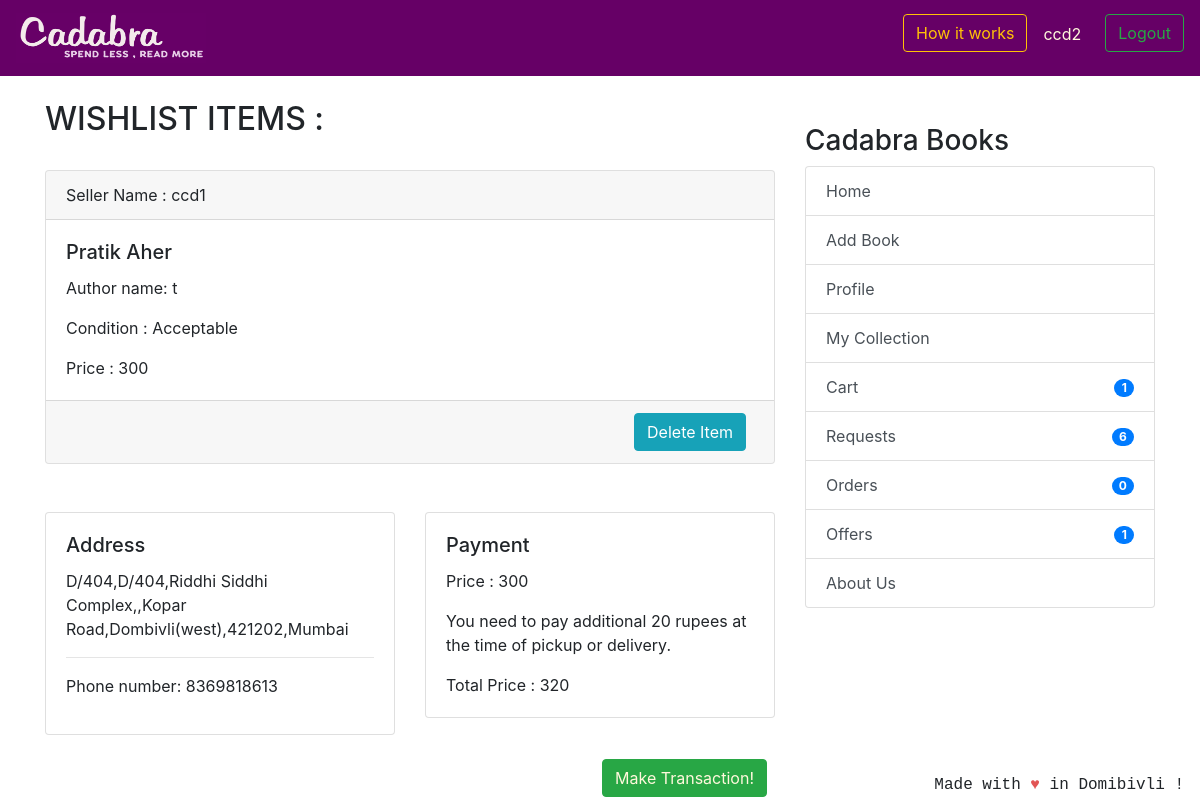
The app's page /cartitems/cart/ (signed in), older data.
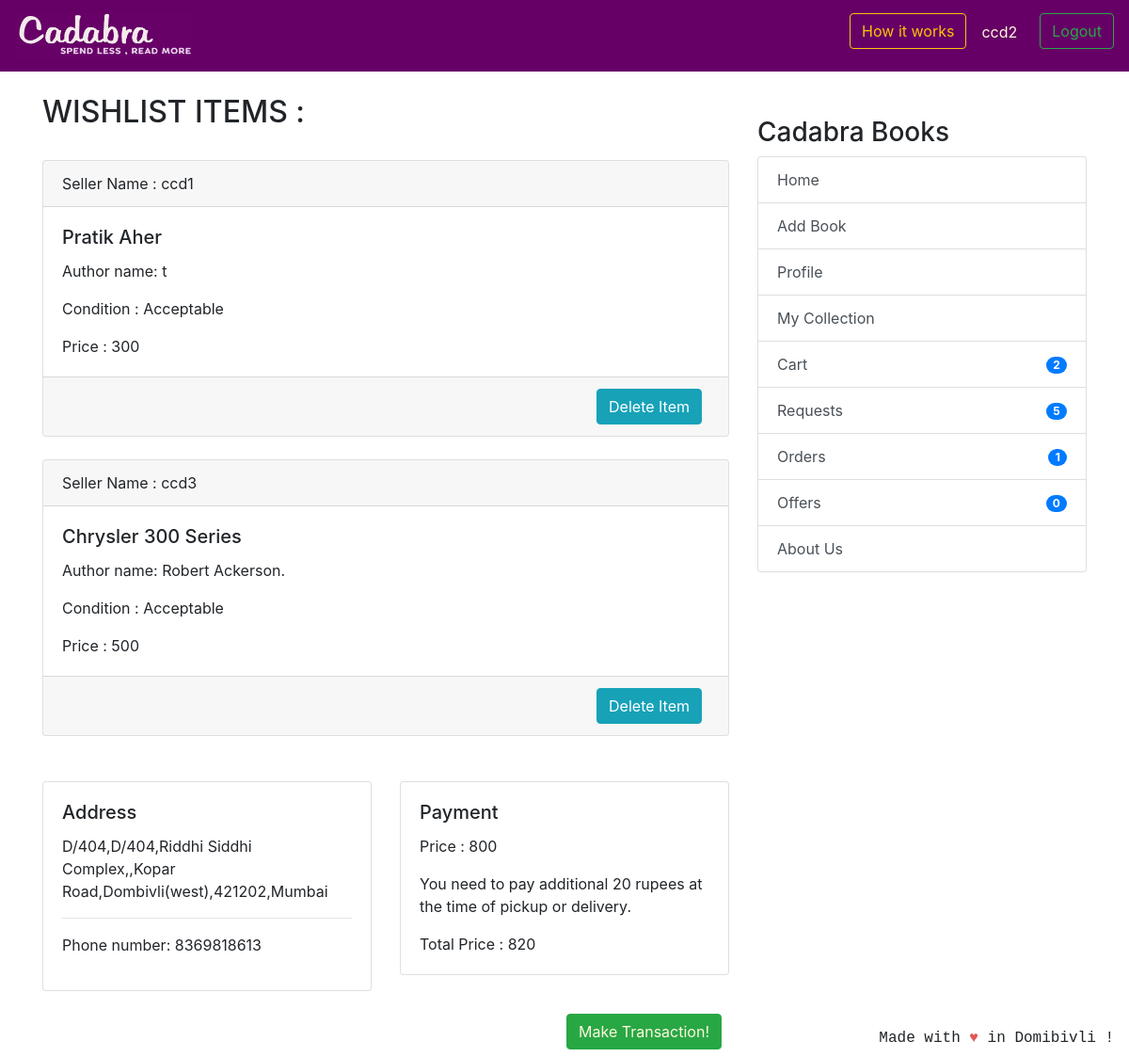
The same page, newer data.
### coreapp/models.py (models this page shows, shortened)
class Book(models.Model):
    user = models.ForeignKey(User, on_delete=models.CASCADE, null=True)
    book_name = models.CharField(
        max_length=100, help_text="We only deal with original books with ISBN codes, pirated books will not be accepted.")
    author_name = models.CharField(max_length=100, blank=True, null=True)
    description = models.CharField(max_length=2000, blank=True, null=True)
    price = models.IntegerField(
        null=True, blank=True, help_text="We would be deducting 20 rupees from item price for delivery purposes.")
    sell_or_exchange = models.CharField(
        max_length=100, choices=BUY_OR_EXCHANGE, default='Exchange', help_text="By adding items to exchange you can make requests to other users for exchange.")
    condition = models.CharField(
        max_length=100, choices=CONITION_CHOICES, default='Acceptable')
    created_at = models.DateTimeField(auto_now_add=True)
    image_url = models.CharField(max_length=500,blank=True,null=True)
    class Meta:
        verbose_name = 'Book'
        verbose_name_plural = 'Books'

### cart/views.py (the view, shortened to what this page needs)
# urls.py: path('cart/', views.cart_list_entries_view, name='cart_items'),
@login_required
def cart_list_entries_view(request):
    orders = Order.objects.get(owner=request.user.profile)
    address_form = ShippingAddressForm(
        request.POST, instance=request.user.profile.address)
    user_address = get_object_or_404(
        ShippingAddress, profile=request.user.profile)
    orderitems = Order.objects.get(owner=request.user.profile)
    orders = orderitems.get_cart_items()
    total_price = Order.objects.filter(
        owner=request.user.profile).aggregate(Sum('items__price'))
    total_price = (list(total_price.values())[0])
    if request.method == 'POST' and 'updateadd' in request.POST:
        if address_form.is_valid():
            address_form.save()
            messages.success(request, ('Address successfully updated!'))
            return redirect('cart:cart_items')
    context = {'orders': orders, 'address': user_address,
               'address_form': address_form, 'total_price': total_price}
    return render(request, 'cart_list_entries.html', context)

### coreapp/models.py (called while the page is built)
    def __str__(self):
        return "{},{},{},{},{}".format(self.flatnumber, self.address1, self.address2, self.zip_code, self.city)

    def get_cart_items(self):
        return self.items.all()

### nofapapp/context_processors.py (called while the page is built)
def add_variable_to_context(request):
    if request.user.id:
        orderitems = Order.objects.get(owner=request.user.profile)
        return {
            'requestscount': Requests.objects.filter(requester=request.user).count(),
            'offercount' : Requests.objects.filter(offerrer=request.user).count(),
            'orderscount': Transaction.objects.filter(Q(offerrer=request.user) | Q(requester=request.user)).count()+FinalBuyOrder.objects.filter(user=request.user).count(),
            'cartitemscount': orderitems.items.count(),
            'addresscheck': get_object_or_404(ShippingAddress, profile=get_object_or_404(Profile, user=request.user)).address1,
            }
    else:
        return {}

### templates/cart_list_entries.html (shortened to what this page needs)
{% extends 'base.html' %}
{% load crispy_forms_tags %}
{% block content %}
{% if orders %}
<h2>WISHLIST ITEMS :</h2>
<br/>
{% for book in orders %}
<div class="card text-left">
    <div class="card-header">
                <p class="card-text">Seller Name : {{ book.user }}</p>
    </div>
    <div class="card-body">
        <div class="d-flex justify-content-between">
            <div>
                <h5 class="card-title">{{ book.book_name }}</h5>
                {% if book.author_name %}
                <p class="card-text">Author name: {{ book.author_name }}</p>
                {% endif %}
                <p class="card-text">Condition : {{ book.condition }} </p>
                {% if book.price %}
                <p class="card-text">Price : {{ book.price }} </p>
                {% endif %}
            </div>
        </div>
    </div>
    <div class="card-footer text-mutxed">
        <a href="{% url 'cart:delete_item' book.id %}" class="mr-2 btn btn-info float-right">Delete Item</a>
    </div>
</div>
{% endfor %}
<br />
<div class="row">
    <div class="col-sm-6">
        <div class="card">
            <div class="card-body">
                <h5 class="card-title">Address</h5>
                {% if address.address1 != "" %}
                {{ address }}
                <hr />
                <p>Phone number: {{ address.phone_number }}</p>
                {% endif %}
            </div>
        </div>
    </div>
    <div class="col-sm-6">
        <div class="card">
            <div class="card-body">
                <h5 class="card-title">Payment</h5>
                 <p>Price : {{ total_price }}</p>
                <p class="card-text">You need to pay additional 20 rupees at the time of pickup or delivery.</p>
                <p class="card-text"> Total Price : {{ total_price | add:20 }} </p>
            </div>
        </div>
    </div>
</div>
<br/>
{% if address.address1 == "" %}
<button class="mr-2 mb-2 btn btn-success float-right disabled" style="color: cornsilk" data-toggle="modal" data-target="#confirmselection">Make
    Transaction!</button>
{% else %}
<button class="mr-2 mb-2 btn btn-success float-right" style="color: cornsilk" data-toggle="modal" data-target="#confirmselection">Make
    Transaction!</button>
{% endif %}
{% endif %}
{% endblock %}

### templates/base.html (shortened to what this page needs)
{% load static %}
<!doctype html>
<html lang="en">
  <head>
    <link rel="stylesheet" href="https://stackpath.bootstrapcdn.com/bootstrap/4.2.1/css/bootstrap.min.css"
>
  </head>
  <body>
    <header class="site-header">
<nav class="navbar navbar-expand-lg navbar-dark" style="background-color: #660066;">
  <a class="navbar-brand" href="{% url 'coreapp:list_entries' %}">
      <img src="{% static 'img/cadabra.png' %}" alt="Logo" style="width:190px;height:50px" >
    </a>
  <div class="collapse navbar-collapse" id="navbarSupportedContent">
    <ul class="navbar-nav ml-auto">
      {% if user.is_authenticated %}
      <li>
        <button class="btn btn-outline-warning mr-3" data-toggle="modal" data-target="#illustration">How it works</a>
      </li>
      <li>
        <p class="mr-3 mt-2" style="color:cornsilk;">{{ user.username }}</p>
      </li>
      <li><a class="btn btn-outline-success ml-2 my-2 my-sm-0" href="{% url 'logout'%}">Logout</a></li>
        {% else %}
      <li><a href="{% url 'login' %}" class="btn btn-outline-success">Login</a></li>
      <li><a href="{% url 'coreapp:signup' %}" class="btn btn-primary ml-2">Sign up</a></li>
      {% endif %}
    </ul>
  </div>
</nav>
  </header>
  <br/>
    <div class="container">
      <div class="row justify-content-center">
        <div class="col-8">
          {% block content %}
          {% endblock %}
        </div>
        {% if user.is_authenticated %}
                <div class="col-md-4">
                  <div class="content-section">
                    <br/>
                    <h3>Cadabra Books</h3>
                      <ul class="list-group">
                        <a class="list-group-item list-group-item-action" href="{% url 'coreapp:list_entries' %}" > Home </a>
                        <a class="list-group-item list-group-item-action" href="{% url 'coreapp:new_entry' %}" > Add Book</a>
                        <a class="list-group-item list-group-item-action" href="{% url 'coreapp:profile' %}" >Profile</a>
                        <a class="list-group-item list-group-item-action" href="{% url 'coreapp:userbooks' %}" >My Collection</a>
                        <a class="list-group-item list-group-item-action" href="{% url 'cart:cart_items' %}" >Cart<span class="badge badge-primary badge-pill float-right mt-1">{{ cartitemscount }}</span> </a>
                        <a class="list-group-item list-group-item-action" href="{% url 'transaction:requests_view' %}" >Requests<span class="badge badge-primary badge-pill float-right mt-1">{{ requestscount }}</span></a>
                        <a class="list-group-item list-group-item-action" href="{% url 'transaction:orders_view' %}" >Orders <span class="badge badge-primary badge-pill float-right mt-1">{{ orderscount }}</span></a>
                        <a class="list-group-item list-group-item-action" href="{% url 'transaction:offers_view' %}" >Offers <span class="badge badge-primary badge-pill float-right mt-1">{{ offercount }}</span></a>
                        <a class="list-group-item list-group-item-action" href="{% url 'coreapp:aboutus' %}">About Us</a>
                      </ul>
                      <br/>
                  </div>
                </div>
                {% endif %}
      </div>
    </div>
<footer class="site-footer mr-3 mb-2" style="position:fixed;right:0;bottom:0;font-family: 'Courier';font-style: bold;">
  Made with <span style="color: #e25555;">&hearts;</span> in Domibivli !
</footer>
</body>
</html>

Row changes from the older to the newer data that the page shows:
now on this page (row edited): Book: user "ccd3", book_name "Chrysler 300 Series", author_name "Robert Ackerson.", condition "Acceptable", price "500"
Text that changed along with them:
{{ total_price }}: "300" → "800"
{{ total_price | add:20 }}: "320" → "820"
{{ cartitemscount }}: "1" → "2"
{{ requestscount }}: "6" → "5"
{{ orderscount }}: "0" → "1"
{{ offercount }}: "1" → "0"
